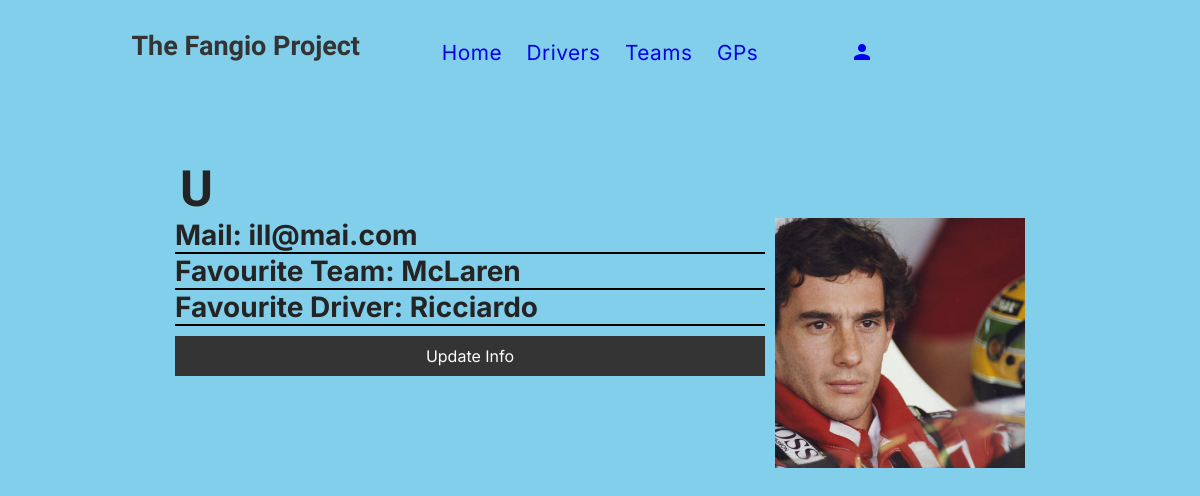
The app's page /profile.php?user=u with its own data.
### tables this page shows
CREATE TABLE `users` (
  `usersID` int(11) NOT NULL,
  `usersName` varchar(128) NOT NULL,
  `usersMail` varchar(128) NOT NULL,
  `usersPWD` varchar(128) NOT NULL,
  `favTeam` varchar(30) DEFAULT NULL,
  `favDriver` varchar(30) DEFAULT NULL,
  `imgUrl` varchar(30) DEFAULT NULL,
  `tipo` int(1) NOT NULL DEFAULT 0
);

### profile.php (the view, shortened to what this page needs)
<?php
    include './header.php';
    if(isset($_GET['user'])){
        require_once './includes/driverDB.inc.php';
        $ID = mysqli_real_escape_string($conn, $_GET['user']);
        $sql = "SELECT * FROM users WHERE usersName='$ID'";
        $result = mysqli_query($conn, $sql) or die();
        $row = mysqli_fetch_array($result);
    }else{
        header('location: ./index.php');
    }
?>
<!DOCTYPE html>
<html lang="en">
<head>
    <link rel="stylesheet" href="./stylesheets/drivers.css"/>
</head>
<body>
<div class="dynamic-main">
        <div class="title-driver">
            <h1 class="driver-name"><?php echo $row['usersName']?></h1>
        </div>
        <div class="content-cont">
            <div class="stats">
                <p><strong>Mail: <?php echo $row["usersMail"]; ?></strong></p>
                <p><strong>Favourite Team: <?php echo $row["favTeam"]; ?></strong></p>
                <p><strong>Favourite Driver: <?php echo $row["favDriver"]; ?></strong></p>
                <button class="info-change" onclick="location.href='./crud/limit-up-user.php?updateid=<?php echo $row['usersID']?>'">Update Info</button>
            </div>
            <div>
                <div class="image-container">
                    <img class="driver-portrait" src="./images/profile/<?php echo $row['imgUrl']?>" alt="">
                </div>
            </div>
        </div>
    </div>
</body>
</html>

### stylesheets/drivers.css (style rules this page uses)
* { margin: 0; padding: 0; box-sizing: border-box; }
body { background-color: #82cfeb; }
button { background-color: #343434; border: none; font-family: "Inter", sans-serif; color: white; max-height: 90px; padding: 0px; text-align: center; text-decoration: none; font-size: 16px; transition-duration: 0.5s; }
.dynamic-main { margin-left: 15%; margin-right: 15%; justify-content: center; align-items: center; }
.image-container { background-color: #242424; width: 250px; height: 250px; }
.driver-name { font-size: 50px; font-family: "Fugaz One", serif; color: #242424; width: 850px; }
.driver-portrait { max-width: 250px; width: 250px; align-items: center; }
.stats { width: 40%; margin-left: 0px; padding-right: 10px; color: #242424; font-size: 28px; color: #242424; font-family: "Inter", sans-serif; width: 600px; text-align: left; }
.content-cont { display: flex; margin-left: 5%; margin-right: 5%; justify-content: center; }
.title-driver { justify-content: center; align-items: center; display: flex; align-content: center; flex-wrap: wrap; }
.stats p { border-bottom: 2px solid rgb(0, 0, 0); }
.driver-name { text-transform: uppercase; }
.info-change { width: 590px; height: 40px; margin-top: 10px; }

### records on screen
users: usersName "U", usersMail "ill@mai.com", favTeam "McLaren", favDriver "Ricciardo", imgUrl (picture)
